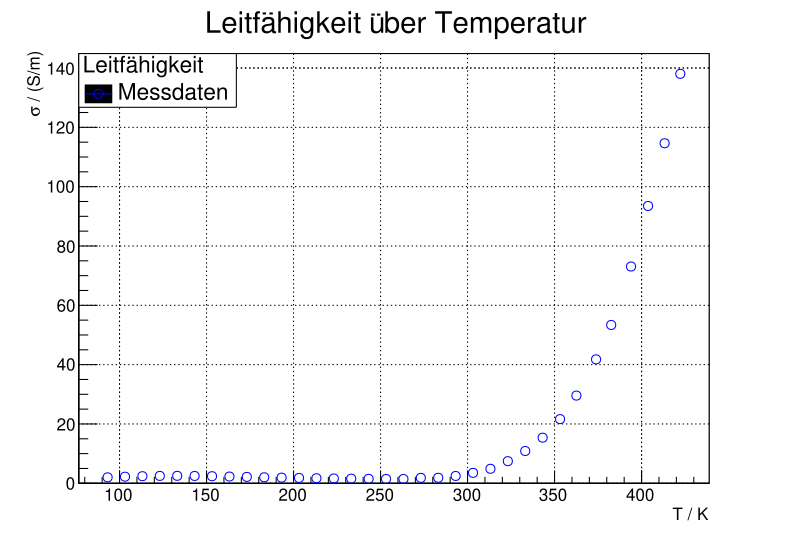

This chart was generated by the following Python code:
#!/usr/bin/env python
from ROOT import *

import csv

import numpy as np

gROOT.Reset();

###the other random shit
#Probe A Abmessungen
l = 19. # mm
b = 10. # mm
d = 1. # mm

B = 0.5 # T

###entries:
Ts = np.array([], dtype=np.float) # in degree Celsius
IAs = np.array([], dtype=np.float) # in mA
UAleit = np.array([], dtype=np.float) # V
UAHplus = np.array([], dtype=np.float) # mV
UAHminus = np.array([], dtype=np.float) # mV
IBs = np.array([], dtype=np.float) # muA
UBleit = np.array([], dtype=np.float) # mV
UBHplus = np.array([], dtype=np.float) # mV
UBHminus = np.array([], dtype=np.float) # mV

UAH = np.array([], dtype=np.float)
UBH = np.array([], dtype=np.float)


filename = "data.csv"

data = open(filename);

for line in data:
    if line.startswith("#") or line.startswith(" ") or line.startswith("\n"):
        continue;
    line = line.split()

    Ts = np.append(Ts, float(line[0]))
    IAs = np.append(IAs, float(line[1]))
    UAleit = np.append(UAleit, float(line[2]))
    UAHplus = np.append(UAHplus, float(line[3]))
    UAHminus = np.append(UAHminus, float(line[4]))

    if len(line) > 5:
        IBs = np.append(IBs, float(line[5]))
        UBleit = np.append(UBleit, float(line[6]))
        UBHplus = np.append(UBHplus, float(line[7]))
        UBHminus = np.append(UBHminus, float(line[8]))

data.close()
#preprocessing
UAH = (UAHplus - UAHminus) / 2;
UBH = (UBHplus - UBHminus) / 2;
Ts = Ts + 273.15

errU = []
errI = []
errT = 0.1 * np.ones(len(Ts))


#convert to SI units
l *= 1000 # m
b *= 1000 # m
d *= 1000 # m

IAs *= 1000 # A
UAH *= 1000 # V
IBs *= 1000000 # A
UBleit *= 1000 # V
UBH *= 1000 # V


############################
### calc Leitfaehigkeit sigma
############################
#TODO: oskar have to calc the error of conductivity
errSigma = np.zeros(len(Ts))
#errsigma = 0.0 * np.ones(len(Ts))
sigmas = l * IAs / (b * d * UAleit) # S / m # as should be

#write sigmas to csv for protocol
with open('sigma.csv', 'wb') as csvfile:
    sigmawriter = csv.writer(csvfile, delimiter=' ')
    sigmawriter.writerow(['#T in K', '#sigma in S / m'])
    sigmawriter.writerows(zip(Ts, sigmas))


mg1 = TMultiGraph()

gLeit = TGraphErrors(len(Ts), Ts, sigmas, errT, errSigma)

mg1.SetTitle("Leitf#ddot{a}higkeit #ddot{u}ber Temperatur;T / K;#sigma / (S/m)")


gLeit.SetMarkerStyle(kOpenCircle)
gLeit.SetMarkerColor(kBlue)
gLeit.SetLineColor(kBlue)

leg = TLegend(.1,.8,.3,.9,"Leitf#ddot{a}higkeit")
leg.SetFillColor(0)
leg.AddEntry(gLeit, "Messdaten")


c1 = TCanvas( 'c1', '', 200, 10, 700, 500)
c1.SetGrid()

mg1.Add(gLeit)
mg1.Draw("AP")
leg.Draw("SAME")

c1.Update()

c1.SaveAs("A1sigma.pdf")

#raw_input()
